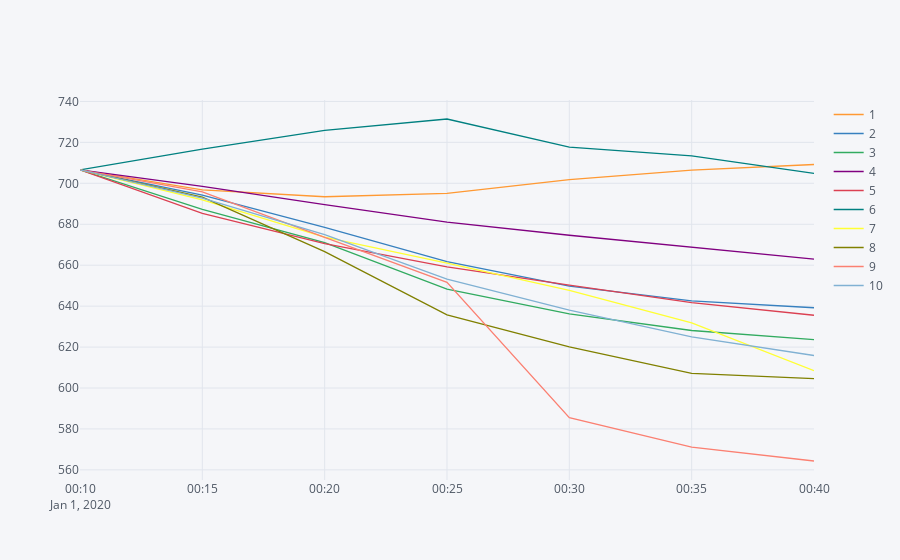

This figure's notebook cell:
### Markdown cell above
# plot

### Code cell
# choose sim_timestamp for which to plot all scenarios
sim_timestamp = sim_timestamps[0]

# all needed period timestamps: t0,t1,...
timestamps = pd.date_range(
    start=sim_timestamp - pd.Timedelta("5min"), periods=n_periods + 1, freq="5min"
)
plot_df = pd.DataFrame(index=timestamps, columns=range(1, n_scenarios + 1),)
for scenario_nr in range(1, n_scenarios + 1):
    s = generated_scenarios_df.loc[(sim_timestamp, scenario_nr,)].sum(axis=1)
    s.loc[timestamps[0]] = grid.actuals.loc[timestamps[0]].loc["TotalPower"]

    plot_df[scenario_nr] = s
plot_df.iplot()

### Figure 1 — Plotly figure (JSON) as saved in the notebook; plotly's stock layout.template omitted (floating-point values rounded to 4 significant figures)
{"data": [{"line": {"color": "rgba(255, 153, 51, 1.0)", "dash": "solid", "shape": "linear", "width": 1.3}, "mode": "lines", "name": "1", "text": "", "type": "scatter", "x": ["2020-01-01 00:10:00+00:00", "2020-01-01 00:15:00+00:00", "2020-01-01 00:20:00+00:00", "2020-01-01 00:25:00+00:00", "2020-01-01 00:30:00+00:00", "2020-01-01 00:35:00+00:00", "2020-01-01 00:40:00+00:00"], "y": [706.6, 696.8, 693.4, 695.1, 701.8, 706.5, 709.2]}, {"line": {"color": "rgba(55, 128, 191, 1.0)", "dash": "solid", "shape": "linear", "width": 1.3}, "mode": "lines", "name": "2", "text": "", "type": "scatter", "x": ["2020-01-01 00:10:00+00:00", "2020-01-01 00:15:00+00:00", "2020-01-01 00:20:00+00:00", "2020-01-01 00:25:00+00:00", "2020-01-01 00:30:00+00:00", "2020-01-01 00:35:00+00:00", "2020-01-01 00:40:00+00:00"], "y": [706.6, 694.2, 678.5, 661.7, 649.8, 642.6, 639.2]}, {"line": {"color": "rgba(50, 171, 96, 1.0)", "dash": "solid", "shape": "linear", "width": 1.3}, "mode": "lines", "name": "3", "text": "", "type": "scatter", "x": ["2020-01-01 00:10:00+00:00", "2020-01-01 00:15:00+00:00", "2020-01-01 00:20:00+00:00", "2020-01-01 00:25:00+00:00", "2020-01-01 00:30:00+00:00", "2020-01-01 00:35:00+00:00", "2020-01-01 00:40:00+00:00"], "y": [706.6, 687.3, 671.0, 648.3, 636.2, 628.1, 623.6]}, {"line": {"color": "rgba(128, 0, 128, 1.0)", "dash": "solid", "shape": "linear", "width": 1.3}, "mode": "lines", "name": "4", "text": "", "type": "scatter", "x": ["2020-01-01 00:10:00+00:00", "2020-01-01 00:15:00+00:00", "2020-01-01 00:20:00+00:00", "2020-01-01 00:25:00+00:00", "2020-01-01 00:30:00+00:00", "2020-01-01 00:35:00+00:00", "2020-01-01 00:40:00+00:00"], "y": [706.6, 698.5, 689.6, 681.0, 674.6, 668.6, 662.9]}, {"line": {"color": "rgba(219, 64, 82, 1.0)", "dash": "solid", "shape": "linear", "width": 1.3}, "mode": "lines", "name": "5", "text": "", "type": "scatter", "x": ["2020-01-01 00:10:00+00:00", "2020-01-01 00:15:00+00:00", "2020-01-01 00:20:00+00:00", "2020-01-01 00:25:00+00:00", "2020-01-01 00:30:00+00:00", "2020-01-01 00:35:00+00:00", "2020-01-01 00:40:00+00:00"], "y": [706.6, 685.4, 670.6, 659.2, 650.3, 641.7, 635.5]}, {"line": {"color": "rgba(0, 128, 128, 1.0)", "dash": "solid", "shape": "linear", "width": 1.3}, "mode": "lines", "name": "6", "text": "", "type": "scatter", "x": ["2020-01-01 00:10:00+00:00", "2020-01-01 00:15:00+00:00", "2020-01-01 00:20:00+00:00", "2020-01-01 00:25:00+00:00", "2020-01-01 00:30:00+00:00", "2020-01-01 00:35:00+00:00", "2020-01-01 00:40:00+00:00"], "y": [706.6, 716.7, 725.8, 731.4, 717.7, 713.4, 704.8]}, {"line": {"color": "rgba(255, 255, 51, 1.0)", "dash": "solid", "shape": "linear", "width": 1.3}, "mode": "lines", "name": "7", "text": "", "type": "scatter", "x": ["2020-01-01 00:10:00+00:00", "2020-01-01 00:15:00+00:00", "2020-01-01 00:20:00+00:00", "2020-01-01 00:25:00+00:00", "2020-01-01 00:30:00+00:00", "2020-01-01 00:35:00+00:00", "2020-01-01 00:40:00+00:00"], "y": [706.6, 691.9, 673.7, 661.0, 647.6, 631.8, 608.5]}, {"line": {"color": "rgba(128, 128, 0, 1.0)", "dash": "solid", "shape": "linear", "width": 1.3}, "mode": "lines", "name": "8", "text": "", "type": "scatter", "x": ["2020-01-01 00:10:00+00:00", "2020-01-01 00:15:00+00:00", "2020-01-01 00:20:00+00:00", "2020-01-01 00:25:00+00:00", "2020-01-01 00:30:00+00:00", "2020-01-01 00:35:00+00:00", "2020-01-01 00:40:00+00:00"], "y": [706.6, 693.3, 666.6, 635.7, 620.1, 607.1, 604.6]}, {"line": {"color": "rgba(251, 128, 114, 1.0)", "dash": "solid", "shape": "linear", "width": 1.3}, "mode": "lines", "name": "9", "text": "", "type": "scatter", "x": ["2020-01-01 00:10:00+00:00", "2020-01-01 00:15:00+00:00", "2020-01-01 00:20:00+00:00", "2020-01-01 00:25:00+00:00", "2020-01-01 00:30:00+00:00", "2020-01-01 00:35:00+00:00", "2020-01-01 00:40:00+00:00"], "y": [706.6, 695.9, 673.6, 651.6, 585.5, 571.1, 564.3]}, {"line": {"color": "rgba(128, 177, 211, 1.0)", "dash": "solid", "shape": "linear", "width": 1.3}, "mode": "lines", "name": "10", "text": "", "type": "scatter", "x": ["2020-01-01 00:10:00+00:00", "2020-01-01 00:15:00+00:00", "2020-01-01 00:20:00+00:00", "2020-01-01 00:25:00+00:00", "2020-01-01 00:30:00+00:00", "2020-01-01 00:35:00+00:00", "2020-01-01 00:40:00+00:00"], "y": [706.6, 692.8, 674.9, 653.1, 638.0, 625.0, 615.9]}], "layout": {"legend": {"bgcolor": "#F5F6F9", "font": {"color": "#4D5663"}}, "paper_bgcolor": "#F5F6F9", "plot_bgcolor": "#F5F6F9", "title": {"font": {"color": "#4D5663"}}, "xaxis": {"gridcolor": "#E1E5ED", "showgrid": true, "tickfont": {"color": "#4D5663"}, "title": {"font": {"color": "#4D5663"}, "text": ""}, "zerolinecolor": "#E1E5ED"}, "yaxis": {"gridcolor": "#E1E5ED", "showgrid": true, "tickfont": {"color": "#4D5663"}, "title": {"font": {"color": "#4D5663"}, "text": ""}, "zerolinecolor": "#E1E5ED"}}}
